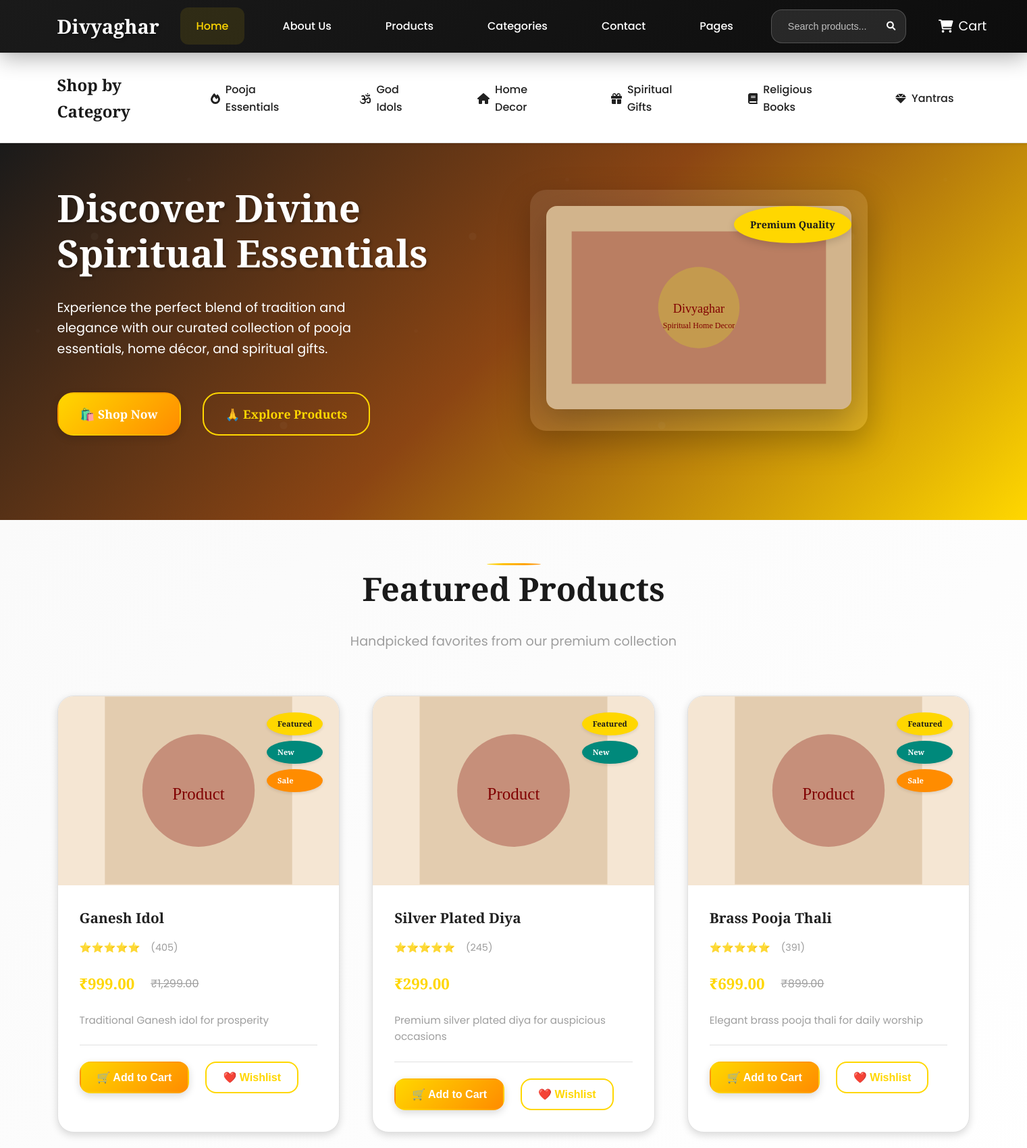
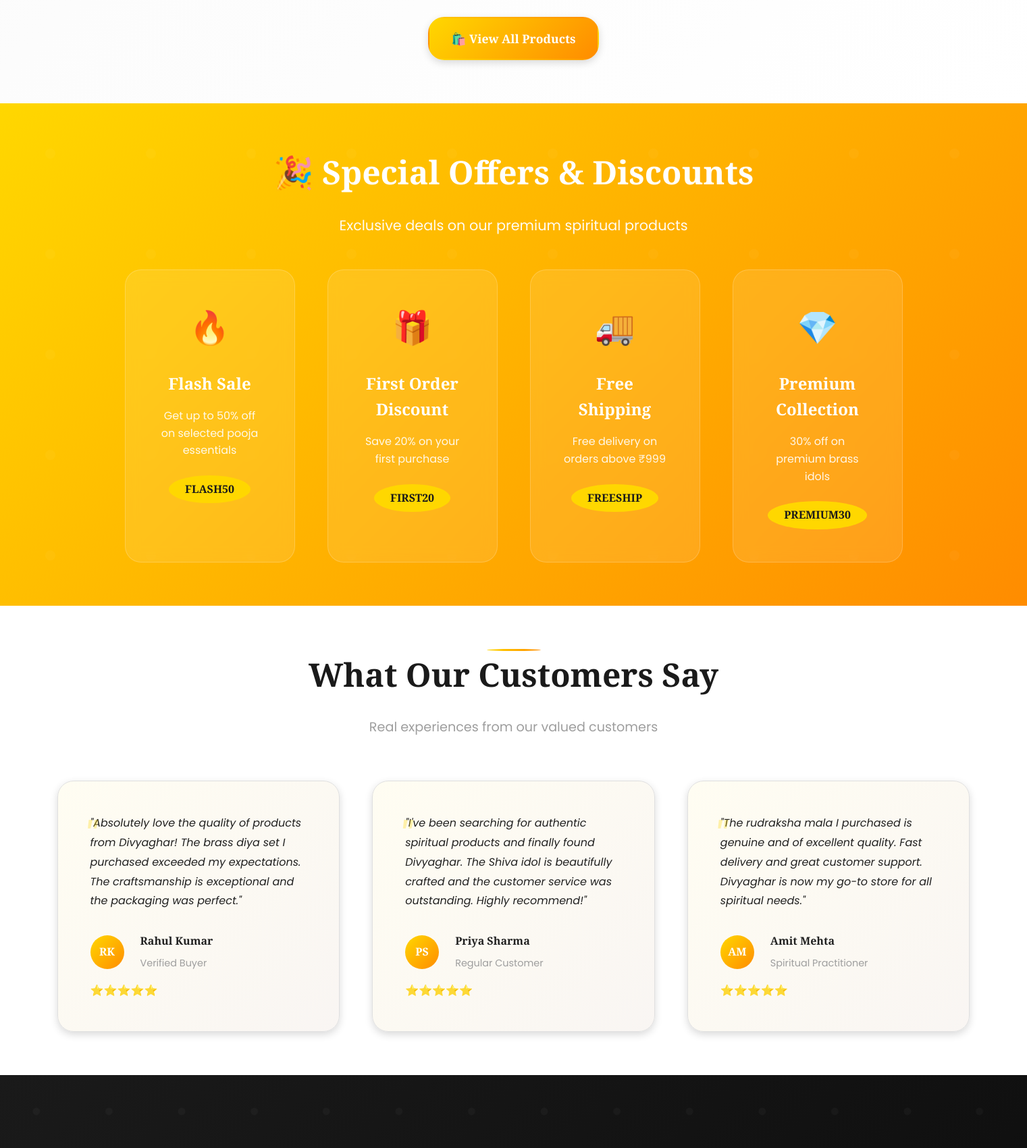
The page / (upper part) on the database its author committed (2 pictures, top to bottom).
### tables this page shows
CREATE TABLE `products` (
  `id` int(11) NOT NULL AUTO_INCREMENT,
  `category_id` int(11) NOT NULL,
  `name` varchar(200) NOT NULL,
  `slug` varchar(200) NOT NULL,
  `description` text NOT NULL,
  `short_description` text DEFAULT NULL,
  `price` decimal(10,2) NOT NULL,
  `discount_price` decimal(10,2) DEFAULT NULL,
  `sku` varchar(50) DEFAULT NULL,
  `stock_quantity` int(11) NOT NULL DEFAULT 0,
  `weight` decimal(8,2) DEFAULT NULL,
  `dimensions` varchar(50) DEFAULT NULL,
  `meta_title` varchar(200) DEFAULT NULL,
  `meta_description` text DEFAULT NULL,
  `featured` enum('yes','no') NOT NULL DEFAULT 'no',
  `status` enum('active','inactive') NOT NULL DEFAULT 'active',
  `created_at` timestamp NOT NULL DEFAULT CURRENT_TIMESTAMP,
  `updated_at` timestamp NOT NULL DEFAULT CURRENT_TIMESTAMP ON UPDATE CURRENT_TIMESTAMP,
  PRIMARY KEY (`id`),
  UNIQUE KEY `slug` (`slug`),
  KEY `category_id` (`category_id`),
  KEY `status` (`status`),
  KEY `featured` (`featured`),
  CONSTRAINT `products_ibfk_1` FOREIGN KEY (`category_id`) REFERENCES `categories` (`id`) ON DELETE CASCADE
);

### config/connection.php (called while the page is built, shortened)
<?php
class Database {
    private $host = DB_HOST;
    private $dbname = DB_NAME;
    private $username = DB_USER;
    private $password = DB_PASS;
    private $conn;
    private function connect() {
        try {
            $dsn = "mysql:host={$this->host};dbname={$this->dbname};charset=utf8mb4";
            $options = [
                PDO::ATTR_ERRMODE => PDO::ERRMODE_EXCEPTION,
                PDO::ATTR_DEFAULT_FETCH_MODE => PDO::FETCH_ASSOC,
                PDO::ATTR_EMULATE_PREPARES => false,
            ];
            $this->conn = new PDO($dsn, $this->username, $this->password, $options);
        } catch(PDOException $e) {
            die("Database connection failed: " . $e->getMessage());
        }
    }
    public function query($sql, $params = []) {
        try {
            $stmt = $this->conn->prepare($sql);
            $stmt->execute($params);
            return $stmt;
        } catch(PDOException $e) {
            die("Query failed: " . $e->getMessage());
        }
    }
    public function fetchAll($sql, $params = []) {
        $stmt = $this->query($sql, $params);
        return $stmt->fetchAll();
    }
}
$database = new Database();
$db = $database;
?>

### includes/functions.php (called while the page is built, shortened)
<?php
function formatPrice($price) {
    return '₹' . number_format($price, 2);
}
function truncateText($text, $length = 100, $suffix = '...') {
    if (strlen($text) <= $length) {
        return $text;
    }
    return substr($text, 0, $length) . $suffix;
}
?>

### index.php (the view, shortened to what this page needs)
<?php
require_once 'config/database.php';
try {
    $featured_products = $db->fetchAll("SELECT p.*, c.name as category_name, c.slug as category_slug,
                                       (SELECT image_path FROM product_images WHERE product_id = p.id AND is_primary = 'yes' LIMIT 1) as primary_image
                                       FROM products p
                                       LEFT JOIN categories c ON p.category_id = c.id
                                       WHERE p.featured = 'yes' AND p.status = 'active'
                                       ORDER BY RAND() LIMIT 8");
} catch (Exception $e) {
    $featured_products = [];
    error_log("Featured products error: " . $e->getMessage());
}
include 'includes/header.php';
?>
<section class="categories-bar">
    <div class="categories-bar-content">
        <h2 class="categories-title">Shop by Category</h2>
        <nav class="categories-nav">
            <a href="products.php?category=pooja"><i class="fas fa-fire"></i> Pooja Essentials</a>
            <a href="products.php?category=idols"><i class="fas fa-om"></i> God Idols</a>
            <a href="products.php?category=decor"><i class="fas fa-home"></i> Home Decor</a>
            <a href="products.php?category=gifts"><i class="fas fa-gift"></i> Spiritual Gifts</a>
            <a href="products.php?category=books"><i class="fas fa-book"></i> Religious Books</a>
            <a href="products.php?category=yantras"><i class="fas fa-gem"></i> Yantras</a>
        </nav>
    </div>
</section>
<section class="hero-section">
    <div class="hero-content">
        <div class="hero-text">
            <h1 class="hero-title">Discover Divine Spiritual Essentials</h1>
            <p class="hero-subtitle">Experience the perfect blend of tradition and elegance with our curated collection of pooja essentials, home décor, and spiritual gifts.</p>
            <div class="hero-buttons">
                <a href="products.php" class="btn btn-primary btn-large">🛍️ Shop Now</a>
                <a href="#featured" class="btn btn-outline btn-large">🙏 Explore Products</a>
            </div>
        </div>
        <div class="hero-image">
            <div class="hero-image-wrapper">
                <img src="<?php echo SITE_URL; ?>assets/images/hero-image.svg" alt="Spiritual Essentials">
                <div class="hero-badge">Premium Quality</div>
            </div>
        </div>
    </div>
</section>
<section class="featured-products-section" id="featured">
    <div class="container">
        <div class="section-header">
            <h2 class="section-title">Featured Products</h2>
            <p class="section-subtitle">Handpicked favorites from our premium collection</p>
        </div>
        <?php if (empty($featured_products)): ?>
            <div class="products-grid">
                <div class="product-card">
                    <div class="product-image-wrapper">
                        <img src="<?php echo SITE_URL; ?>assets/images/products/diya.jpg" alt="Premium Diyas" class="product-image">
                        <div class="product-overlay">
                            <button class="quick-view-btn">👁️ Quick View</button>
                        </div>
                        <div class="product-badges">
                            <span class="product-badge badge-featured">Featured</span>
                            <span class="product-badge badge-new">New</span>
                        </div>
                    </div>
                    <div class="product-details">
                        <h3 class="product-title">
                            <a href="#">Premium Brass Diyas Set</a>
                        </h3>
                        <div class="product-rating">
                            <div class="stars">⭐⭐⭐⭐⭐</div>
                            <span class="rating-count">(245)</span>
                        </div>
                        <div class="product-price">
                            <span class="price-current">₹1,299</span>
                            <span class="price-original">₹1,599</span>
                        </div>
                        <p class="product-description">Elegant brass diyas perfect for daily pooja and special occasions.</p>
                        <div class="product-actions">
                            <button class="btn btn-primary">🛒 Add to Cart</button>
                            <button class="btn btn-outline">❤️ Wishlist</button>
                        </div>
                    </div>
                </div>
            </div>
        <?php else: ?>
            <div class="products-grid">
                <?php foreach ($featured_products as $index => $product): ?>
                    <div class="product-card">
                        <div class="product-image-wrapper">
                            <div class="product-badges">
                                <?php if ($product['featured'] === 'yes'): ?>
                                    <span class="product-badge badge-featured">Featured</span>
                                <?php endif; ?>
                                <span class="product-badge badge-new">New</span>
                                <?php if ($product['discount_price']): ?>
                                    <span class="product-badge badge-sale">Sale</span>
                                <?php endif; ?>
                            </div>
                        </div>
                        <div class="product-details">
                            <h3 class="product-title">
                                <a href="product.php?slug=<?php echo $product['slug']; ?>">
                                    <?php echo htmlspecialchars($product['name']); ?>
                                </a>
                            </h3>
                            <div class="product-rating">
                                <div class="stars">⭐⭐⭐⭐⭐</div>
                                <span class="rating-count">(<?php echo rand(100, 500); ?>)</span>
                            </div>
                            <div class="product-price">
                                <?php if ($product['discount_price']): ?>
                                    <span class="price-current"><?php echo formatPrice($product['discount_price']); ?></span>
                                    <span class="price-original"><?php echo formatPrice($product['price']); ?></span>
                                <?php else: ?>
                                    <span class="price-current"><?php echo formatPrice($product['price']); ?></span>
                                <?php endif; ?>
                            </div>
                            <p class="product-description">
                                <?php echo truncateText($product['short_description'] ?? $product['description'], 100); ?>
                            </p>
                            <div class="product-actions">
                                <button class="btn btn-primary add-to-cart" data-product-id="<?php echo $product['id']; ?>">🛒 Add to Cart</button>
                                <button class="btn btn-outline">❤️ Wishlist</button>
                            </div>
                        </div>
                    </div>
                <?php endforeach; ?>
            </div>
        <?php endif; ?>
        <div style="text-align: center; margin-top: 3rem;">
            <a href="products.php" class="btn btn-primary btn-large">🛍️ View All Products</a>
        </div>
    </div>
</section>
<section class="special-offers-section">
    <div class="offers-content">
        <h2 class="offers-title">🎉 Special Offers & Discounts</h2>
        <p class="offers-subtitle">Exclusive deals on our premium spiritual products</p>
        <div class="offers-grid">
            <div class="offer-card">
                <div class="offer-icon">🔥</div>
                <h3 class="offer-title">Flash Sale</h3>
                <p class="offer-description">Get up to 50% off on selected pooja essentials</p>
                <div class="offer-code">FLASH50</div>
            </div>
            <div class="offer-card">
                <div class="offer-icon">🎁</div>
                <h3 class="offer-title">First Order Discount</h3>
                <p class="offer-description">Save 20% on your first purchase</p>
                <div class="offer-code">FIRST20</div>
            </div>
            <div class="offer-card">
                <div class="offer-icon">🚚</div>
                <h3 class="offer-title">Free Shipping</h3>
                <p class="offer-description">Free delivery on orders above ₹999</p>
                <div class="offer-code">FREESHIP</div>
            </div>
            <div class="offer-card">
                <div class="offer-icon">💎</div>
                <h3 class="offer-title">Premium Collection</h3>
                <p class="offer-description">30% off on premium brass idols</p>
                <div class="offer-code">PREMIUM30</div>
            </div>
        </div>
    </div>
</section>
<section class="testimonials-section">
    <div class="container">
        <div class="section-header">
            <h2 class="section-title">What Our Customers Say</h2>
            <p class="section-subtitle">Real experiences from our valued customers</p>
        </div>
        <div class="testimonials-grid">
            <div class="testimonial-card">
                <div class="testimonial-content">
                    "Absolutely love the quality of products from Divyaghar! The brass diya set I purchased exceeded my expectations. The craftsmanship is exceptional and the packaging was perfect."
                </div>
                <div class="testimonial-author">
                    <div class="author-avatar">RK</div>
                    <div class="author-info">
                        <div class="author-name">Rahul Kumar</div>
                        <div class="author-role">Verified Buyer</div>
                    </div>
                </div>
                <div class="testimonial-rating">⭐⭐⭐⭐⭐</div>
            </div>
            <div class="testimonial-card">
                <div class="testimonial-content">
                    "I've been searching for authentic spiritual products and finally found Divyaghar. The Shiva idol is beautifully crafted and the customer service was outstanding. Highly recommend!"
                </div>
                <div class="testimonial-author">
                    <div class="author-avatar">PS</div>
                    <div class="author-info">
                        <div class="author-name">Priya Sharma</div>
                        <div class="author-role">Regular Customer</div>
                    </div>
                </div>
                <div class="testimonial-rating">⭐⭐⭐⭐⭐</div>
            </div>
            <div class="testimonial-card">
                <div class="testimonial-content">
                    "The rudraksha mala I purchased is genuine and of excellent quality. Fast delivery and great customer support. Divyaghar is now my go-to store for all spiritual needs."
                </div>
                <div class="testimonial-author">
                    <div class="author-avatar">AM</div>
                    <div class="author-info">
                        <div class="author-name">Amit Mehta</div>
                        <div class="author-role">Spiritual Practitioner</div>
                    </div>
                </div>
                <div class="testimonial-rating">⭐⭐⭐⭐⭐</div>
            </div>
        </div>
    </div>
</section>
<section class="newsletter-section">
    <div class="newsletter-content">
    </div>
</section>
<?php include 'includes/footer.php'; ?>

### rows shown on the page
products: featured "Featured", shows "Sale", name "Ganesh Idol", discount_price "₹999.00", price "₹1,299.00", short_description "Traditional Ganesh idol for prosperity"
products: featured "Featured", name "Silver Plated Diya", price "₹299.00", short_description "Premium silver plated diya for auspicious occasions"
products: featured "Featured", shows "Sale", name "Brass Pooja Thali", discount_price "₹699.00", price "₹899.00", short_description "Elegant brass pooja thali for daily worship"
